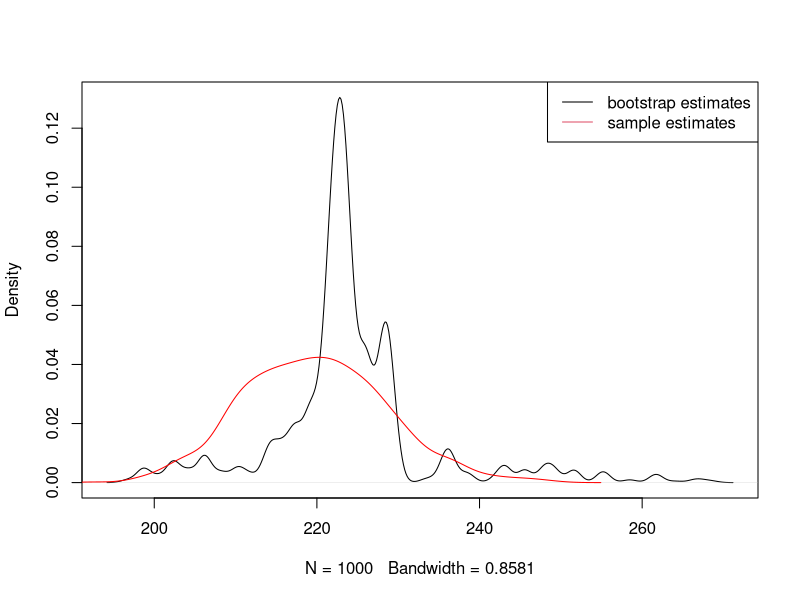
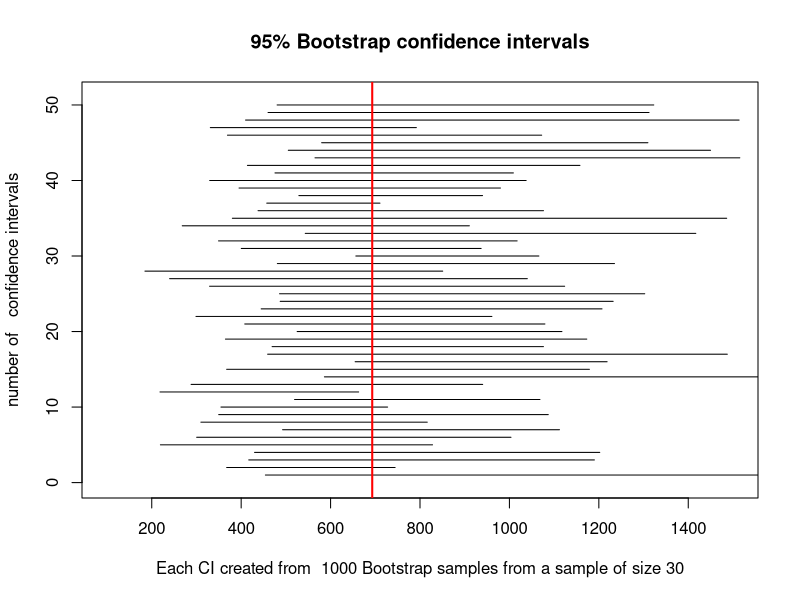

Write R code to recreate these figures, in order.
##################################  R code Bootstrap ########################

### The purpose is the estimate a 95% confidence interval for the median of a population

# An experiment measures the reaction time as follows. You see a red screen and then need 
# to click immediately when the screen turns green. On the webpage Human Benchmarks 
# http://www.humanbenchmark.com/tests/reactiontime/stats.php
# the median reaction time is listed as 215 milliseconds. 
# Large literature exists on reaction times with simple experiments show a mean of 220 
# milliseconds The distribution of reaction times (Laming, D. R. J. 1968. Information Theory of 
# Choice-Reaction Times. Academic Press, London.). Older age slows reaction times. The 
# difference in reaction times between college degrees and lower education levels was roughly 
# equivalent to a 10 year age difference. (Tun PA, Lachman ME. Age Differences in Reaction time 
# and Attention in a National Telephone Sample of Adults: Education, Sex, and Task Complexity 
# Matter. Dev Psychol 2008. 44(5): 1421-1429.)
 




# For repeatability set the random seed
set.seed(123456);
 
# generate a random sample of size n from a population representing reaction times 
# in a simple reaction time experiment
n<-50
x <- rnorm(n, mean=220, sd=50)



#### First method: Step-by-step calculation
# Calculate the median for each of the 1000 bootstrap samples
B<-1000
bootEst <- rep(NA,B)
for(i in 1:B){bootEst[i]<- median(sample(x, size=n, replace=T))}

# average estimate of the median
mean(bootEst)

# standard error of the estimate
sd(bootEst)

# Calculate a 95% bootstrap confidence interval
quantile(bootEst, c(0.025, 0.975))

# for comparison calculate  medians for 1000 samples drawn from the population
sampledEst <- rep(NA,1000)
for(i in 1:1000){sampledEst[i] <- median(rnorm(n, 220,50))}
# average estimate of the median
mean(sampledEst) 

#### Second method: Use the the power of matrices in R
# it is not efficient to write loops in R (e.g for-loop)
# instead it is better to use the matrix capabilities of R

# Create a matrix where rows represent bootstrap samples
bootsamples<-matrix(sample(x, size=n*B, replace=T), nrow=B,ncol=n)

# calculate the median (or other estimate for each bootstrap sample)
bootEst<-apply(bootsamples, 1, median)
 
# average estimate of the median
mean(bootEst)

# standard error of the estimate
sd(bootEst)

# 95% bootstrap confidence interval
quantile(bootEst, c(0.025, 0.975))

# Compare the distribution of the sample means for the population and the bootstrap means
# from the observed sample
plot(density(bootEst), main=""); 
lines(density(sampledEst),col="red")
legend("topright", lty=1, col=1:2, c("bootstrap estimates","sample estimates"))




#### Third method: Use the boot package in R
library(boot)
# define a function for which we wish to calculate a bootstrap estimate
# the "index" in this function refers to sampling with replacement the indices 1 to n from
# x[1],..., x[n] of the original sample

fn <- function(x,index){median(x[index])}
# calculate the bootstrap estimate and standard error

bootresult <- boot(x,fn,B)
bootresult
# get 95% bootstrap confidence interval
boot.ci(bootresult)


### Optional: Width of the confidence intervals

cis=function(results,K=25){ 
  lower=rep(0,K) 
  upper=rep(0,K) 
  plot(c(results[1,1],results[1,2]),c(0,K+1), type="n",xlim=c(100,1500), 
       ylab="number of   confidence intervals",
       xlab=paste("Each CI created from ", B, "Bootstrap samples from a sample of size", n) )
  title(paste("95% Bootstrap confidence intervals"))
  for ( i in (1:K)){ 
    lower[i]=results[i,1] 
    upper[i]=results[i,2] 
    lines(c(lower[i],upper[i]),c(i,i)) }
  abline(v=qexp(0.5, rate=0.001), col="red", lwd=2) 
} 


n=30
K=50
results<-matrix(NA, nrow=K, ncol=2)
for (i in 1:K){
  x <- rexp(n, rate=0.001)
  bootsamples<-matrix(sample(x, size=n*B, replace=T), nrow=B,ncol=n)
  bootEst<-apply(bootsamples, 1, median) 
  results[i,]<-quantile(bootEst, c(0.025, 0.975))  
}
cis(results,K)








